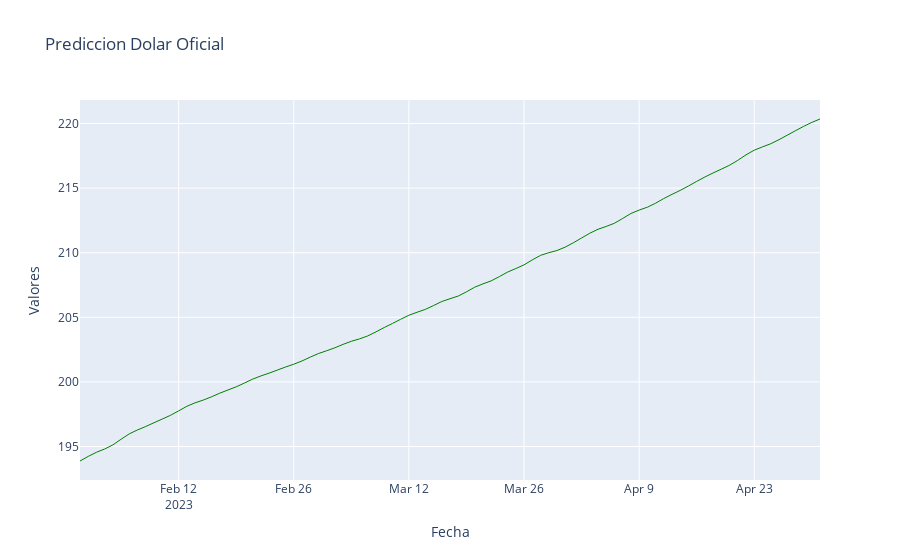

Notebook source saved alongside this figure:
### Code cell
import plotly.graph_objs as go
import plotly.offline as pyo

data = []
for i in range(1, len(values_new)):
    if y[i] > y[i-1]:
        color = 'green'
    else:
        color = 'red'
    trace = go.Scatter(x=x[i-1:i+1], y=y[i-1:i+1], mode='lines', line=dict(color=color, width=1), showlegend=False)
    data.append(trace)

layout = go.Layout(title='Prediccion Dolar Oficial', xaxis=dict(title='Fecha'), yaxis=dict(title='Valores'))
fig = go.Figure(data=data, layout=layout)
pyo.iplot(fig)

### Figure 1 — Plotly figure (JSON) as saved in the notebook; plotly's stock layout.template omitted (floating-point values rounded to 4 significant figures)
{"data": [{"line": {"color": "green", "width": 1}, "mode": "lines", "showlegend": false, "type": "scatter", "x": ["2023-01-31", "2023-02-01"], "y": [193.9, 194.2]}, {"line": {"color": "green", "width": 1}, "mode": "lines", "showlegend": false, "type": "scatter", "x": ["2023-02-01", "2023-02-02"], "y": [194.2, 194.6]}, {"line": {"color": "green", "width": 1}, "mode": "lines", "showlegend": false, "type": "scatter", "x": ["2023-02-02", "2023-02-03"], "y": [194.6, 194.8]}, {"line": {"color": "green", "width": 1}, "mode": "lines", "showlegend": false, "type": "scatter", "x": ["2023-02-03", "2023-02-04"], "y": [194.8, 195.1]}, {"line": {"color": "green", "width": 1}, "mode": "lines", "showlegend": false, "type": "scatter", "x": ["2023-02-04", "2023-02-05"], "y": [195.1, 195.6]}, {"line": {"color": "green", "width": 1}, "mode": "lines", "showlegend": false, "type": "scatter", "x": ["2023-02-05", "2023-02-06"], "y": [195.6, 196.0]}, {"line": {"color": "green", "width": 1}, "mode": "lines", "showlegend": false, "type": "scatter", "x": ["2023-02-06", "2023-02-07"], "y": [196.0, 196.3]}, {"line": {"color": "green", "width": 1}, "mode": "lines", "showlegend": false, "type": "scatter", "x": ["2023-02-07", "2023-02-08"], "y": [196.3, 196.5]}, {"line": {"color": "green", "width": 1}, "mode": "lines", "showlegend": false, "type": "scatter", "x": ["2023-02-08", "2023-02-09"], "y": [196.5, 196.8]}, {"line": {"color": "green", "width": 1}, "mode": "lines", "showlegend": false, "type": "scatter", "x": ["2023-02-09", "2023-02-10"], "y": [196.8, 197.1]}, {"line": {"color": "green", "width": 1}, "mode": "lines", "showlegend": false, "type": "scatter", "x": ["2023-02-10", "2023-02-11"], "y": [197.1, 197.4]}, {"line": {"color": "green", "width": 1}, "mode": "lines", "showlegend": false, "type": "scatter", "x": ["2023-02-11", "2023-02-12"], "y": [197.4, 197.8]}, {"line": {"color": "green", "width": 1}, "mode": "lines", "showlegend": false, "type": "scatter", "x": ["2023-02-12", "2023-02-13"], "y": [197.8, 198.1]}, {"line": {"color": "green", "width": 1}, "mode": "lines", "showlegend": false, "type": "scatter", "x": ["2023-02-13", "2023-02-14"], "y": [198.1, 198.4]}, {"line": {"color": "green", "width": 1}, "mode": "lines", "showlegend": false, "type": "scatter", "x": ["2023-02-14", "2023-02-15"], "y": [198.4, 198.6]}, {"line": {"color": "green", "width": 1}, "mode": "lines", "showlegend": false, "type": "scatter", "x": ["2023-02-15", "2023-02-16"], "y": [198.6, 198.8]}, {"line": {"color": "green", "width": 1}, "mode": "lines", "showlegend": false, "type": "scatter", "x": ["2023-02-16", "2023-02-17"], "y": [198.8, 199.1]}, {"line": {"color": "green", "width": 1}, "mode": "lines", "showlegend": false, "type": "scatter", "x": ["2023-02-17", "2023-02-18"], "y": [199.1, 199.4]}, {"line": {"color": "green", "width": 1}, "mode": "lines", "showlegend": false, "type": "scatter", "x": ["2023-02-18", "2023-02-19"], "y": [199.4, 199.6]}, {"line": {"color": "green", "width": 1}, "mode": "lines", "showlegend": false, "type": "scatter", "x": ["2023-02-19", "2023-02-20"], "y": [199.6, 199.9]}, {"line": {"color": "green", "width": 1}, "mode": "lines", "showlegend": false, "type": "scatter", "x": ["2023-02-20", "2023-02-21"], "y": [199.9, 200.2]}, {"line": {"color": "green", "width": 1}, "mode": "lines", "showlegend": false, "type": "scatter", "x": ["2023-02-21", "2023-02-22"], "y": [200.2, 200.5]}, {"line": {"color": "green", "width": 1}, "mode": "lines", "showlegend": false, "type": "scatter", "x": ["2023-02-22", "2023-02-23"], "y": [200.5, 200.7]}, {"line": {"color": "green", "width": 1}, "mode": "lines", "showlegend": false, "type": "scatter", "x": ["2023-02-23", "2023-02-24"], "y": [200.7, 200.9]}, {"line": {"color": "green", "width": 1}, "mode": "lines", "showlegend": false, "type": "scatter", "x": ["2023-02-24", "2023-02-25"], "y": [200.9, 201.2]}, {"line": {"color": "green", "width": 1}, "mode": "lines", "showlegend": false, "type": "scatter", "x": ["2023-02-25", "2023-02-26"], "y": [201.2, 201.4]}, {"line": {"color": "green", "width": 1}, "mode": "lines", "showlegend": false, "type": "scatter", "x": ["2023-02-26", "2023-02-27"], "y": [201.4, 201.6]}, {"line": {"color": "green", "width": 1}, "mode": "lines", "showlegend": false, "type": "scatter", "x": ["2023-02-27", "2023-02-28"], "y": [201.6, 201.9]}, {"line": {"color": "green", "width": 1}, "mode": "lines", "showlegend": false, "type": "scatter", "x": ["2023-02-28", "2023-03-01"], "y": [201.9, 202.2]}, {"line": {"color": "green", "width": 1}, "mode": "lines", "showlegend": false, "type": "scatter", "x": ["2023-03-01", "2023-03-02"], "y": [202.2, 202.4]}, {"line": {"color": "green", "width": 1}, "mode": "lines", "showlegend": false, "type": "scatter", "x": ["2023-03-02", "2023-03-03"], "y": [202.4, 202.6]}, {"line": {"color": "green", "width": 1}, "mode": "lines", "showlegend": false, "type": "scatter", "x": ["2023-03-03", "2023-03-04"], "y": [202.6, 202.9]}, {"line": {"color": "green", "width": 1}, "mode": "lines", "showlegend": false, "type": "scatter", "x": ["2023-03-04", "2023-03-05"], "y": [202.9, 203.1]}, {"line": {"color": "green", "width": 1}, "mode": "lines", "showlegend": false, "type": "scatter", "x": ["2023-03-05", "2023-03-06"], "y": [203.1, 203.3]}, {"line": {"color": "green", "width": 1}, "mode": "lines", "showlegend": false, "type": "scatter", "x": ["2023-03-06", "2023-03-07"], "y": [203.3, 203.6]}, {"line": {"color": "green", "width": 1}, "mode": "lines", "showlegend": false, "type": "scatter", "x": ["2023-03-07", "2023-03-08"], "y": [203.6, 203.9]}, {"line": {"color": "green", "width": 1}, "mode": "lines", "showlegend": false, "type": "scatter", "x": ["2023-03-08", "2023-03-09"], "y": [203.9, 204.2]}, {"line": {"color": "green", "width": 1}, "mode": "lines", "showlegend": false, "type": "scatter", "x": ["2023-03-09", "2023-03-10"], "y": [204.2, 204.5]}, {"line": {"color": "green", "width": 1}, "mode": "lines", "showlegend": false, "type": "scatter", "x": ["2023-03-10", "2023-03-11"], "y": [204.5, 204.8]}, {"line": {"color": "green", "width": 1}, "mode": "lines", "showlegend": false, "type": "scatter", "x": ["2023-03-11", "2023-03-12"], "y": [204.8, 205.2]}, {"line": {"color": "green", "width": 1}, "mode": "lines", "showlegend": false, "type": "scatter", "x": ["2023-03-12", "2023-03-13"], "y": [205.2, 205.4]}, {"line": {"color": "green", "width": 1}, "mode": "lines", "showlegend": false, "type": "scatter", "x": ["2023-03-13", "2023-03-14"], "y": [205.4, 205.6]}, {"line": {"color": "green", "width": 1}, "mode": "lines", "showlegend": false, "type": "scatter", "x": ["2023-03-14", "2023-03-15"], "y": [205.6, 205.9]}, {"line": {"color": "green", "width": 1}, "mode": "lines", "showlegend": false, "type": "scatter", "x": ["2023-03-15", "2023-03-16"], "y": [205.9, 206.2]}, {"line": {"color": "green", "width": 1}, "mode": "lines", "showlegend": false, "type": "scatter", "x": ["2023-03-16", "2023-03-17"], "y": [206.2, 206.4]}, {"line": {"color": "green", "width": 1}, "mode": "lines", "showlegend": false, "type": "scatter", "x": ["2023-03-17", "2023-03-18"], "y": [206.4, 206.6]}, {"line": {"color": "green", "width": 1}, "mode": "lines", "showlegend": false, "type": "scatter", "x": ["2023-03-18", "2023-03-19"], "y": [206.6, 207.0]}, {"line": {"color": "green", "width": 1}, "mode": "lines", "showlegend": false, "type": "scatter", "x": ["2023-03-19", "2023-03-20"], "y": [207.0, 207.3]}, {"line": {"color": "green", "width": 1}, "mode": "lines", "showlegend": false, "type": "scatter", "x": ["2023-03-20", "2023-03-21"], "y": [207.3, 207.6]}, {"line": {"color": "green", "width": 1}, "mode": "lines", "showlegend": false, "type": "scatter", "x": ["2023-03-21", "2023-03-22"], "y": [207.6, 207.8]}, {"line": {"color": "green", "width": 1}, "mode": "lines", "showlegend": false, "type": "scatter", "x": ["2023-03-22", "2023-03-23"], "y": [207.8, 208.1]}, {"line": {"color": "green", "width": 1}, "mode": "lines", "showlegend": false, "type": "scatter", "x": ["2023-03-23", "2023-03-24"], "y": [208.1, 208.5]}, {"line": {"color": "green", "width": 1}, "mode": "lines", "showlegend": false, "type": "scatter", "x": ["2023-03-24", "2023-03-25"], "y": [208.5, 208.8]}, {"line": {"color": "green", "width": 1}, "mode": "lines", "showlegend": false, "type": "scatter", "x": ["2023-03-25", "2023-03-26"], "y": [208.8, 209.1]}, {"line": {"color": "green", "width": 1}, "mode": "lines", "showlegend": false, "type": "scatter", "x": ["2023-03-26", "2023-03-27"], "y": [209.1, 209.4]}, {"line": {"color": "green", "width": 1}, "mode": "lines", "showlegend": false, "type": "scatter", "x": ["2023-03-27", "2023-03-28"], "y": [209.4, 209.8]}, {"line": {"color": "green", "width": 1}, "mode": "lines", "showlegend": false, "type": "scatter", "x": ["2023-03-28", "2023-03-29"], "y": [209.8, 210.0]}, {"line": {"color": "green", "width": 1}, "mode": "lines", "showlegend": false, "type": "scatter", "x": ["2023-03-29", "2023-03-30"], "y": [210.0, 210.2]}, {"line": {"color": "green", "width": 1}, "mode": "lines", "showlegend": false, "type": "scatter", "x": ["2023-03-30", "2023-03-31"], "y": [210.2, 210.4]}, {"line": {"color": "green", "width": 1}, "mode": "lines", "showlegend": false, "type": "scatter", "x": ["2023-03-31", "2023-04-01"], "y": [210.4, 210.8]}, {"line": {"color": "green", "width": 1}, "mode": "lines", "showlegend": false, "type": "scatter", "x": ["2023-04-01", "2023-04-02"], "y": [210.8, 211.1]}, {"line": {"color": "green", "width": 1}, "mode": "lines", "showlegend": false, "type": "scatter", "x": ["2023-04-02", "2023-04-03"], "y": [211.1, 211.5]}, {"line": {"color": "green", "width": 1}, "mode": "lines", "showlegend": false, "type": "scatter", "x": ["2023-04-03", "2023-04-04"], "y": [211.5, 211.8]}, {"line": {"color": "green", "width": 1}, "mode": "lines", "showlegend": false, "type": "scatter", "x": ["2023-04-04", "2023-04-05"], "y": [211.8, 212.0]}, {"line": {"color": "green", "width": 1}, "mode": "lines", "showlegend": false, "type": "scatter", "x": ["2023-04-05", "2023-04-06"], "y": [212.0, 212.3]}, {"line": {"color": "green", "width": 1}, "mode": "lines", "showlegend": false, "type": "scatter", "x": ["2023-04-06", "2023-04-07"], "y": [212.3, 212.6]}, {"line": {"color": "green", "width": 1}, "mode": "lines", "showlegend": false, "type": "scatter", "x": ["2023-04-07", "2023-04-08"], "y": [212.6, 213.0]}, {"line": {"color": "green", "width": 1}, "mode": "lines", "showlegend": false, "type": "scatter", "x": ["2023-04-08", "2023-04-09"], "y": [213.0, 213.3]}, {"line": {"color": "green", "width": 1}, "mode": "lines", "showlegend": false, "type": "scatter", "x": ["2023-04-09", "2023-04-10"], "y": [213.3, 213.5]}, {"line": {"color": "green", "width": 1}, "mode": "lines", "showlegend": false, "type": "scatter", "x": ["2023-04-10", "2023-04-11"], "y": [213.5, 213.8]}, {"line": {"color": "green", "width": 1}, "mode": "lines", "showlegend": false, "type": "scatter", "x": ["2023-04-11", "2023-04-12"], "y": [213.8, 214.2]}, {"line": {"color": "green", "width": 1}, "mode": "lines", "showlegend": false, "type": "scatter", "x": ["2023-04-12", "2023-04-13"], "y": [214.2, 214.5]}, {"line": {"color": "green", "width": 1}, "mode": "lines", "showlegend": false, "type": "scatter", "x": ["2023-04-13", "2023-04-14"], "y": [214.5, 214.8]}, {"line": {"color": "green", "width": 1}, "mode": "lines", "showlegend": false, "type": "scatter", "x": ["2023-04-14", "2023-04-15"], "y": [214.8, 215.2]}, {"line": {"color": "green", "width": 1}, "mode": "lines", "showlegend": false, "type": "scatter", "x": ["2023-04-15", "2023-04-16"], "y": [215.2, 215.5]}, {"line": {"color": "green", "width": 1}, "mode": "lines", "showlegend": false, "type": "scatter", "x": ["2023-04-16", "2023-04-17"], "y": [215.5, 215.9]}, {"line": {"color": "green", "width": 1}, "mode": "lines", "showlegend": false, "type": "scatter", "x": ["2023-04-17", "2023-04-18"], "y": [215.9, 216.2]}, {"line": {"color": "green", "width": 1}, "mode": "lines", "showlegend": false, "type": "scatter", "x": ["2023-04-18", "2023-04-19"], "y": [216.2, 216.5]}, {"line": {"color": "green", "width": 1}, "mode": "lines", "showlegend": false, "type": "scatter", "x": ["2023-04-19", "2023-04-20"], "y": [216.5, 216.8]}, {"line": {"color": "green", "width": 1}, "mode": "lines", "showlegend": false, "type": "scatter", "x": ["2023-04-20", "2023-04-21"], "y": [216.8, 217.1]}, {"line": {"color": "green", "width": 1}, "mode": "lines", "showlegend": false, "type": "scatter", "x": ["2023-04-21", "2023-04-22"], "y": [217.1, 217.6]}, {"line": {"color": "green", "width": 1}, "mode": "lines", "showlegend": false, "type": "scatter", "x": ["2023-04-22", "2023-04-23"], "y": [217.6, 217.9]}, {"line": {"color": "green", "width": 1}, "mode": "lines", "showlegend": false, "type": "scatter", "x": ["2023-04-23", "2023-04-24"], "y": [217.9, 218.2]}, {"line": {"color": "green", "width": 1}, "mode": "lines", "showlegend": false, "type": "scatter", "x": ["2023-04-24", "2023-04-25"], "y": [218.2, 218.4]}, {"line": {"color": "green", "width": 1}, "mode": "lines", "showlegend": false, "type": "scatter", "x": ["2023-04-25", "2023-04-26"], "y": [218.4, 218.7]}, {"line": {"color": "green", "width": 1}, "mode": "lines", "showlegend": false, "type": "scatter", "x": ["2023-04-26", "2023-04-27"], "y": [218.7, 219.1]}, {"line": {"color": "green", "width": 1}, "mode": "lines", "showlegend": false, "type": "scatter", "x": ["2023-04-27", "2023-04-28"], "y": [219.1, 219.4]}, {"line": {"color": "green", "width": 1}, "mode": "lines", "showlegend": false, "type": "scatter", "x": ["2023-04-28", "2023-04-29"], "y": [219.4, 219.8]}, {"line": {"color": "green", "width": 1}, "mode": "lines", "showlegend": false, "type": "scatter", "x": ["2023-04-29", "2023-04-30"], "y": [219.8, 220.1]}, {"line": {"color": "green", "width": 1}, "mode": "lines", "showlegend": false, "type": "scatter", "x": ["2023-04-30", "2023-05-01"], "y": [220.1, 220.3]}], "layout": {"title": {"text": "Prediccion Dolar Oficial"}, "xaxis": {"title": {"text": "Fecha"}}, "yaxis": {"title": {"text": "Valores"}}}}
